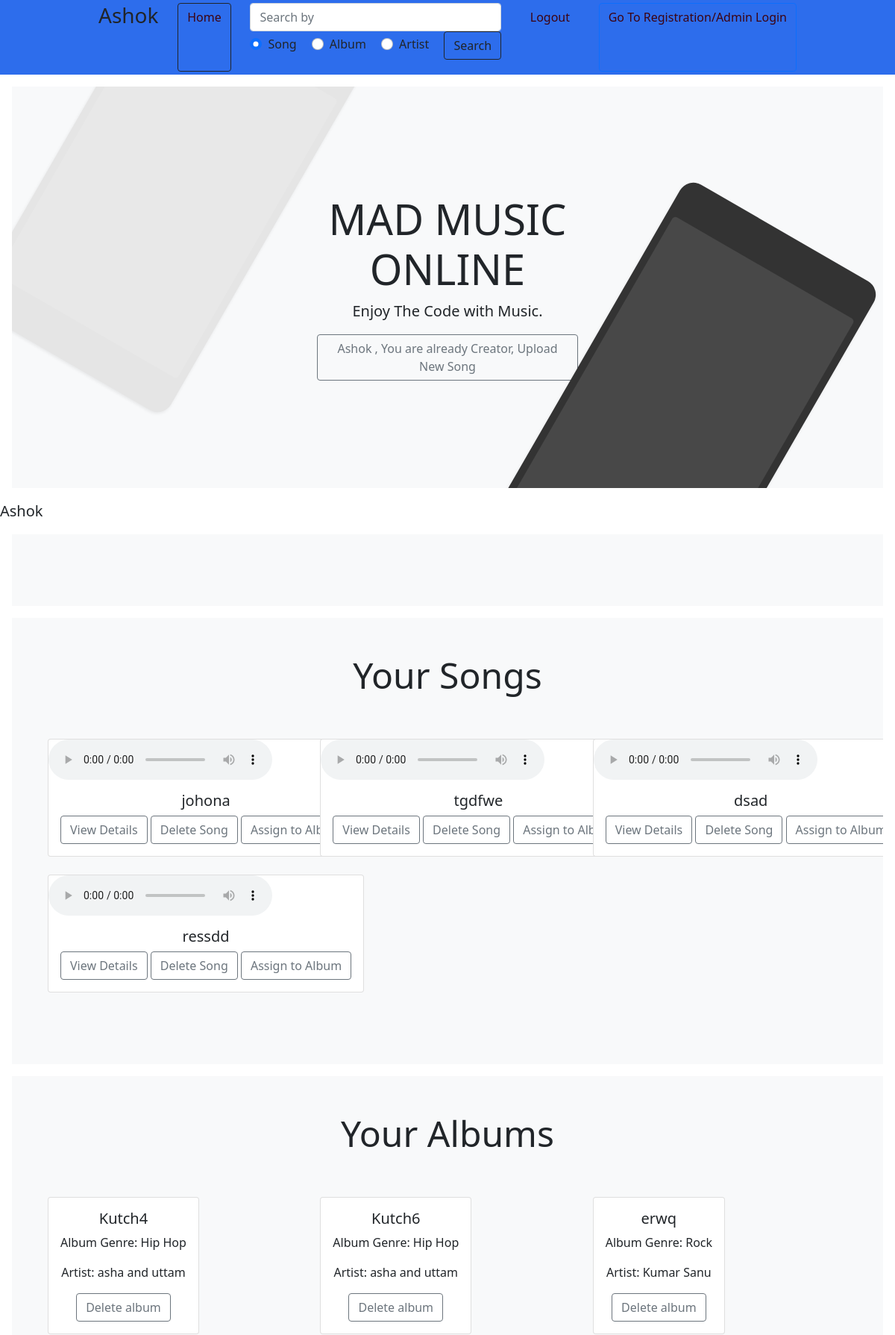
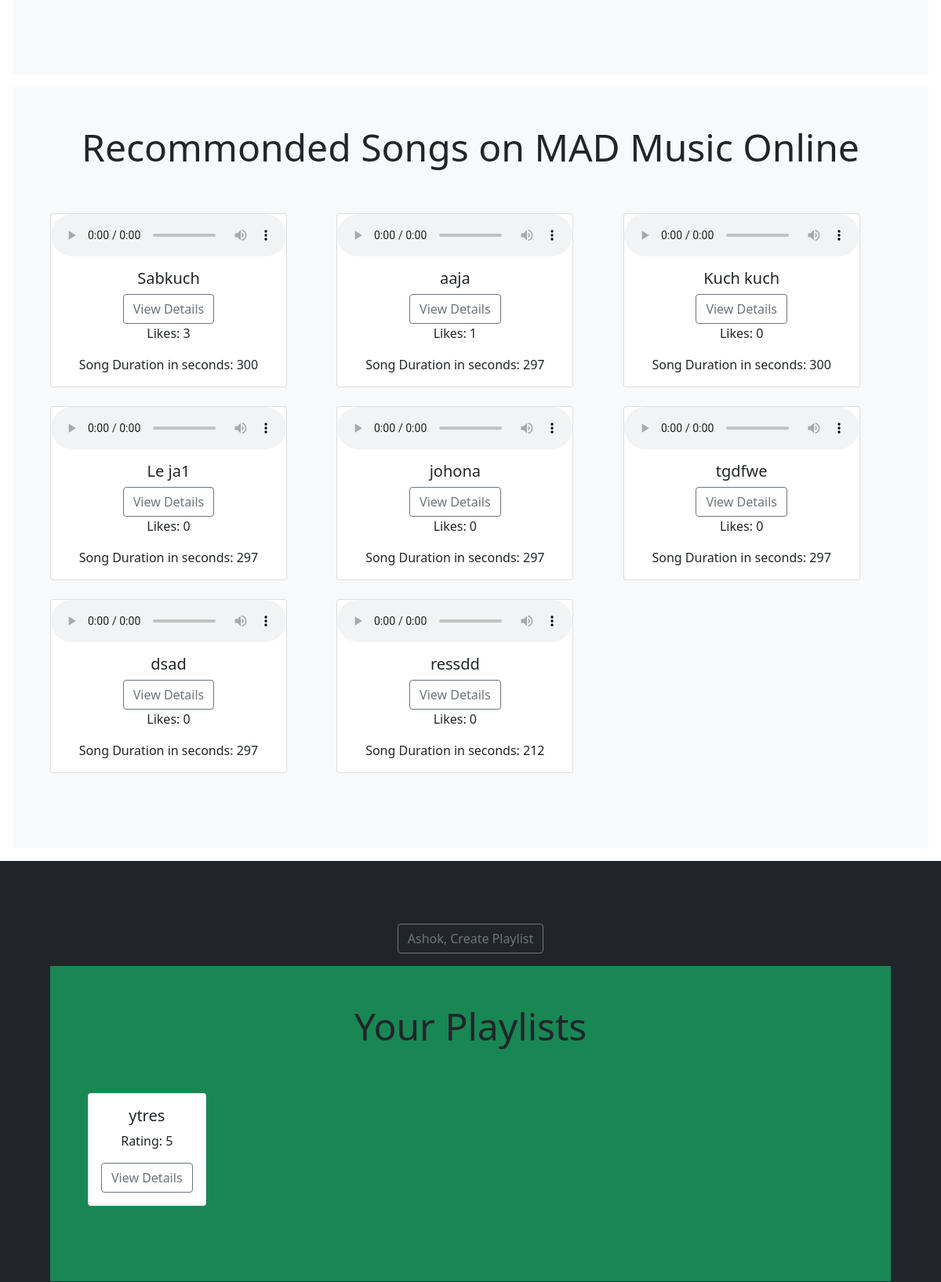
The page /user_home (signed in, upper part) on the database its author committed (2 pictures, top to bottom).
### application/models.py (models this page shows, shortened)
class User(db.Model):
    __tablename__ = 'user'
    __table_args__ = {'extend_existing': True}
    id = db.Column(db.Integer, autoincrement = True, primary_key = True )
    firstname = db.Column(db.String(20), nullable = False, )
    lastname = db.Column(db.String(20), nullable = False, )
    continent= db.Column(db.String(20), nullable = False, )
    email = db.Column(db.String(50), nullable = False, unique = True )
    password = db.Column(db.String(12), nullable = False,)
    is_creator = db.Column(db.Boolean, default = 0)
    is_blacklisted = db.Column(db.Boolean, default = 0)
    playlists = db.relationship('Playlist',
                                secondary = users,  backref = db.backref('associated_users', lazy = True))
    albums = db.relationship('Album',
                              backref = db.backref('associated_albums', lazy = True))
    songs = db.relationship('Song',
                            backref=db.backref('creator', lazy=True), cascade='all, delete-orphan')

class Song(db.Model):
    __tablename__ = 'song'
    __table_args__ = {'extend_existing': True}
    id = db.Column(db.Integer, autoincrement = True, primary_key = True )
    name = db.Column(db.String(100), nullable = False, unique = True )
    lyrics = db.Column(db.String(10000), nullable= False)
    audio = db.Column(db.String(10000), nullable= False)
    creater_id = db.Column(db.Integer, db.ForeignKey('user.id'), nullable= False)
    created_on =db.Column(db.DateTime(timezone=True), default =datetime.utcnow())
    duration= db.Column(db.Integer, default = 0)
    likes = db.Column(db.Integer, default=0)
    ratings = db.relationship('SongRating', backref='song', lazy=True)
    avg_rating = db.Column(db.Integer, default= 0)
    album_id = db.Column(db.Integer, db.ForeignKey('album.id'), nullable= True)
    is_abusive = db.Column(db.Boolean, default = 0)
    playlists = db.relationship(
        'Playlist',
        secondary=songs,
        primaryjoin='Song.id == songs.c.song_id',
        secondaryjoin='Playlist.id == songs.c.playlist_id',
        backref=db.backref('associated_songs', lazy=True),
        cascade='all',
        single_parent=True,
    )

class Album(db.Model):
    __tablename__ = 'album'
    __table_args__ = {'extend_existing': True}
    id = db.Column(db.Integer, autoincrement = True, primary_key = True )
    name = db.Column(db.String(50), nullable = False, unique = True )
    genre = db.Column(db.String(20), default = "not available")
    artist =db.Column(db.String(50), default = "not available")
    creater_id = db.Column(db.Integer, db.ForeignKey('user.id'))
    creator=db.relationship('User', backref = 'albums_created')
    album_songs = db.relationship('Song', backref = 'associated_songs', lazy = True)

class Playlist(db.Model):
    __tablename__ = 'playlist'
    __table_args__ = {'extend_existing': True}
    id = db.Column(db.Integer, autoincrement = True, primary_key = True )
    name = db.Column(db.String(50), nullable = False, unique = True )
    is_abusive = db.Column(db.Boolean, default = 0)
    likes = db.Column(db.Integer, default=0)
    ratings = db.relationship('PlaylistRating', backref='playlist', lazy=True)
    avg_rating = db.Column(db.Integer, default= 0)
    pl_songs = db.relationship(
        'Song',
        secondary=songs,
        primaryjoin='Playlist.id == songs.c.playlist_id',
        secondaryjoin='Song.id == songs.c.song_id',
        backref=db.backref('associated_playlists', lazy=True),
        cascade='all',
        single_parent=True,
    )
    pl_users = db.relationship('User', secondary = users, lazy='subquery',
            backref=db.backref('associated_playlists', lazy=True))

### application/controllers.py (the view, shortened to what this page needs)
@app.route('/user_home', methods=['GET', 'POST'])
def user_home():
    if request.method == 'GET':
        email= session['user_email']
        password= session['user_password']
        user = db.session.query(User).filter_by(email=email, password=password).first()
        user_songs = db.session.query(Song).filter_by(creater_id=user.id).all()
        all_songs = db.session.query(Song).all()
        recom_songs = db.session.query(Song).order_by(desc(Song.likes)).all()
        user_playlists = db.session.query(Playlist).join(users).filter(users.c.user_id == user.id).all()
        all_playlists = db.session.query(Playlist).join(users).all()
        user_albums = user.albums
        return render_template('user_dashboard.html', key=user.firstname, user_songs = user_songs,
                                user_iscreator= user.is_creator, all_songs=all_songs, recom_songs=recom_songs,
                                  genre_songs= all_songs, user_playlists=user_playlists,
                                  all_playlists=all_playlists, user_albums= user_albums)

### templates/user_dashboard.html (shortened to what this page needs)
<!DOCTYPE html>
<html lang="en">
<head>
    <link rel="stylesheet" href="https://stackpath.bootstrapcdn.com/bootstrap/5.0.0-alpha1/css/bootstrap.min.css"
>
</head>
<body>
    <nav class="site-header sticky-top py-1">
        <div class="container d-flex flex-column flex-md-row justify-content-between">
            <h3 class="display-9 font-weight-normal"> {{ key }} </h3>
            <a class="btn btn-outline-dark" href="/user_home"> Home </a>
            <div class="mb-3">
                <form method="post" action="/user_home">
                    <input type="text" class="form-control" id="search_all" name="search_all" placeholder="Search by">
                    <div class="form-check form-check-inline">
                        <input class="form-check-input" type="radio" name="search_type" id="searchSong" value="song" checked>
                        <label class="form-check-label" for="searchSong">Song</label>
                    </div>
                    <div class="form-check form-check-inline">
                        <input class="form-check-input" type="radio" name="search_type" id="searchAlbum" value="album">
                        <label class="form-check-label" for="searchAlbum">Album</label>
                    </div>
                    <div class="form-check form-check-inline">
                        <input class="form-check-input" type="radio" name="search_type" id="searchArtist" value="artist">
                        <label class="form-check-label" for="searchArtist">Artist</label>
                    </div>
                    <button type="submit" class="btn btn-outline-dark">Search</button>
                </form>
            </div>
            <a class="btn btn-outline" href="/user_login"> Logout </a>
            <a class="btn btn-outline-primary" href="/"> Go To Registration/Admin Login </a>
        </div>
    </nav>
    <div class="position-relative overflow-hidden p-3 p-md-5 m-md-3 text-center bg-light">
        <form method="POST" action='/creator' autocomplete="on">
        <div class="col-md-5 p-lg-5 mx-auto my-5">
            <h1 class="display-4 font-weight-normal">MAD MUSIC ONLINE</h1>
            <p class="lead font-weight-normal">Enjoy The Code with Music.</p>
            {% if user_iscreator == 1 %}
            <a class="btn btn-outline-secondary" href="/creator">  {{ key }} , You are already Creator, Upload New Song</a>
            {% endif %}
        </div>
        <div class="product-device shadow-sm d-none d-md-block"></div>
        <div class="product-device product-device-2 shadow-sm d-none d-md-block"></div>
    </form>
    </div>
    <p class="lead font-weight-normal"> {{ key }} </p>
    <div class="position-relative overflow-hidden p-3 p-md-5 m-md-3 text-center bg-light">
    </div>
    <div class="position-relative overflow-hidden p-3 p-md-5 m-md-3 text-center bg-light">
        {% if user_iscreator == 1 %}
        <h2 class="display-5">Your Songs</h2>
        <div class="row g-4 py-5 row-cols-1 row-cols-lg-3">
            {% for song in user_songs %}
            <div class="col d-flex align-items-start">
                <div class="card flex-shrink-0" >
                    <audio controls>
                        <source src="{{ song.audio }}" type="audio/mp3">
                    </audio>
                    <div class="card-body">
                        <h5  class="card-title">{{ song.name }}</h5>
                        <a class="btn btn-outline-secondary" href="/song/{{song.id}}">  View Details </a>
                        <a class="btn btn-outline-secondary" href="/delete_song/{{ song.id }}">Delete Song</a>
                        <a class="btn btn-outline-secondary" href="/assign_album_to/{{song.id}}">Assign to Album</a>
                    </div>
                </div>
            </div>
            {% endfor %}
        </div>
        {% endif %}
    </div>
    <div class="position-relative overflow-hidden p-3 p-md-5 m-md-3 text-center bg-light">
        {% if user_iscreator == 1 %}
        <h2 class="display-5">Your Albums</h2>
        <div class="row g-4 py-5 row-cols-1 row-cols-lg-3">
            {% for album in user_albums %}
            <div class="col d-flex align-items-start">
                <div class="card flex-shrink-0" >
                    <div class="card-body">
                        <h5  class="card-title">{{ album.name }}</h5>
                        <p class="card-text">Album Genre: {{ album.genre }}</p>
                        <p class="card-text">Artist: {{ album.artist }}</p>
                        <a class="btn btn-outline-secondary" href="/delete_album/{{ album.id }}">Delete album</a>
                    </div>
                </div>
            </div>
            {% endfor %}
        </div>
        {% endif %}
    </div>
    <div class="position-relative overflow-hidden p-3 p-md-5 m-md-3 text-center bg-light">
        {% if user_iscreator == 0 or 1 and not user_songsearch %}
        <h2 class="display-5"> Recommonded Songs on MAD Music Online </h2>
        <div class="row g-4 py-5 row-cols-1 row-cols-lg-3">
            {% for song in recom_songs %}
            <div class="col d-flex align-items-start">
                <div class="card flex-shrink-0" >
                    <audio controls>
                        <source src="{{ song.audio }}" type="audio/mp3">
                    </audio>
                    <div class="card-body">
                        <h5  class="card-title">{{ song.name }}</h5>
                        <a class="btn btn-outline-secondary" href="/song/{{song.id}}">  View Details </a>
                        <p class="card-text">Likes: {{ song.likes }}</p>
                        <p class="card-text"> Song Duration in seconds: {{ song.duration }}</p>
                    </div>
                </div>
            </div>
            {% endfor %}
        </div>
        {% endif %}
    </div>
    <div class="bg-dark mr-md-3 pt-3 px-3 pt-md-5 px-md-5 text-center text-dark overflow-hidden">
        <div class="my-3 py-3">
            <a class="btn btn-outline-secondary" href="/create_playlist">{{ key }}, Create Playlist</a>
            <div class="position-relative overflow-hidden p-3 p-md-5 m-md-3 text-center bg-success">
                <h2 class="display-5">Your Playlists</h2>
                <div class="row g-4 py-5 row-cols-1 row-cols-lg-3">
                    {% for playlist in user_playlists %}
                        <div class="col d-flex align-items-start">
                            <div class="card flex-shrink-0">
                                <div class="card-body">
                                    <h5 class="card-title">{{ playlist.name }}</h5>
                                    <p class="card-text">Rating: {{ playlist.avg_rating|round(2) }}</p>
                                    <a class="btn btn-outline-secondary" href="/playlist/{{ playlist.id }}">View Details</a>
                                </div>
                            </div>
                        </div>
                    {% endfor %}
                </div>
            </div>
        </div>
    </div>
</body>
</body>
</html>

### templates/user_dashboard.html (style rules this page uses)
.container { max-width: 960px; }
.site-header { background-color: rgba(9, 84, 233, 0.85); -webkit-backdrop-filter: saturate(180%) blur(20px); backdrop-filter: saturate(180%) blur(20px); }
.site-header a { color: rgb(60, 4, 19); transition: color .15s ease-in-out; }
.product-device { position: absolute; right: 10%; bottom: -30%; width: 300px; height: 540px; background-color: #333; border-radius: 21px; transform: rotate(30deg); }
.product-device::before { position: absolute; top: 10%; right: 10px; bottom: 10%; left: 10px; content: ""; background-color: rgba(255, 255, 255, .1); border-radius: 5px; }
.product-device-2 { top: -25%; right: auto; bottom: 0; left: 5%; background-color: #e5e5e5; }

### rows shown on the page
User: firstname "Ashok"
Song: name "johona", likes "0", duration "297"
Song: name "tgdfwe", likes "0", duration "297"
Song: name "dsad", likes "0", duration "297"
Song: name "ressdd", likes "0", duration "212"
Album: name "Kutch4", genre "Hip Hop", artist "asha and uttam"
Album: name "Kutch6", genre "Hip Hop", artist "asha and uttam"
Album: name "erwq", genre "Rock", artist "Kumar Sanu"
Song: name "Sabkuch", likes "3", duration "300"
Song: name "aaja", likes "1", duration "297"
Song: name "Kuch kuch", likes "0", duration "300"
Song: name "Le ja1", likes "0", duration "297"
Playlist: name "ytres", avg_rating "5"
